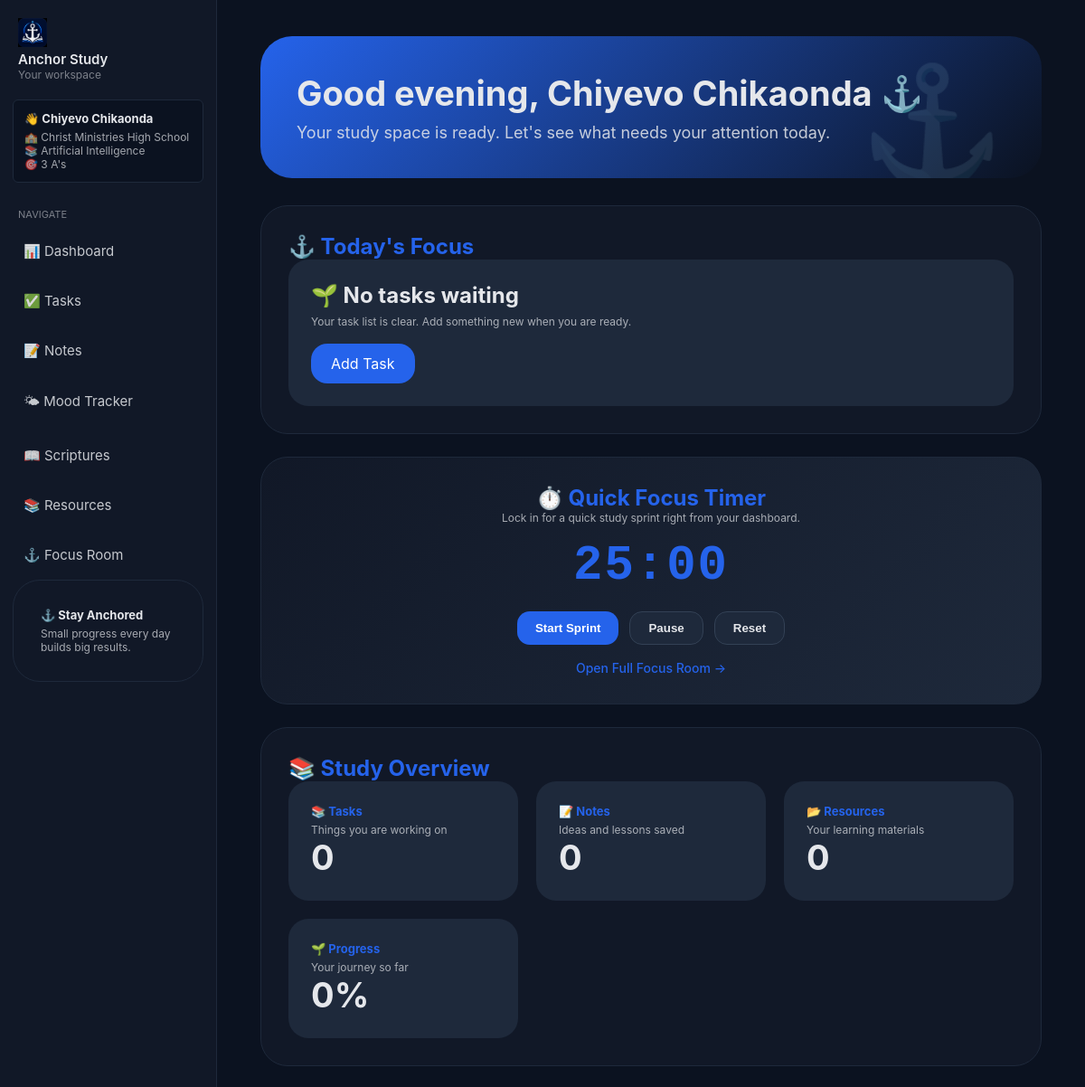
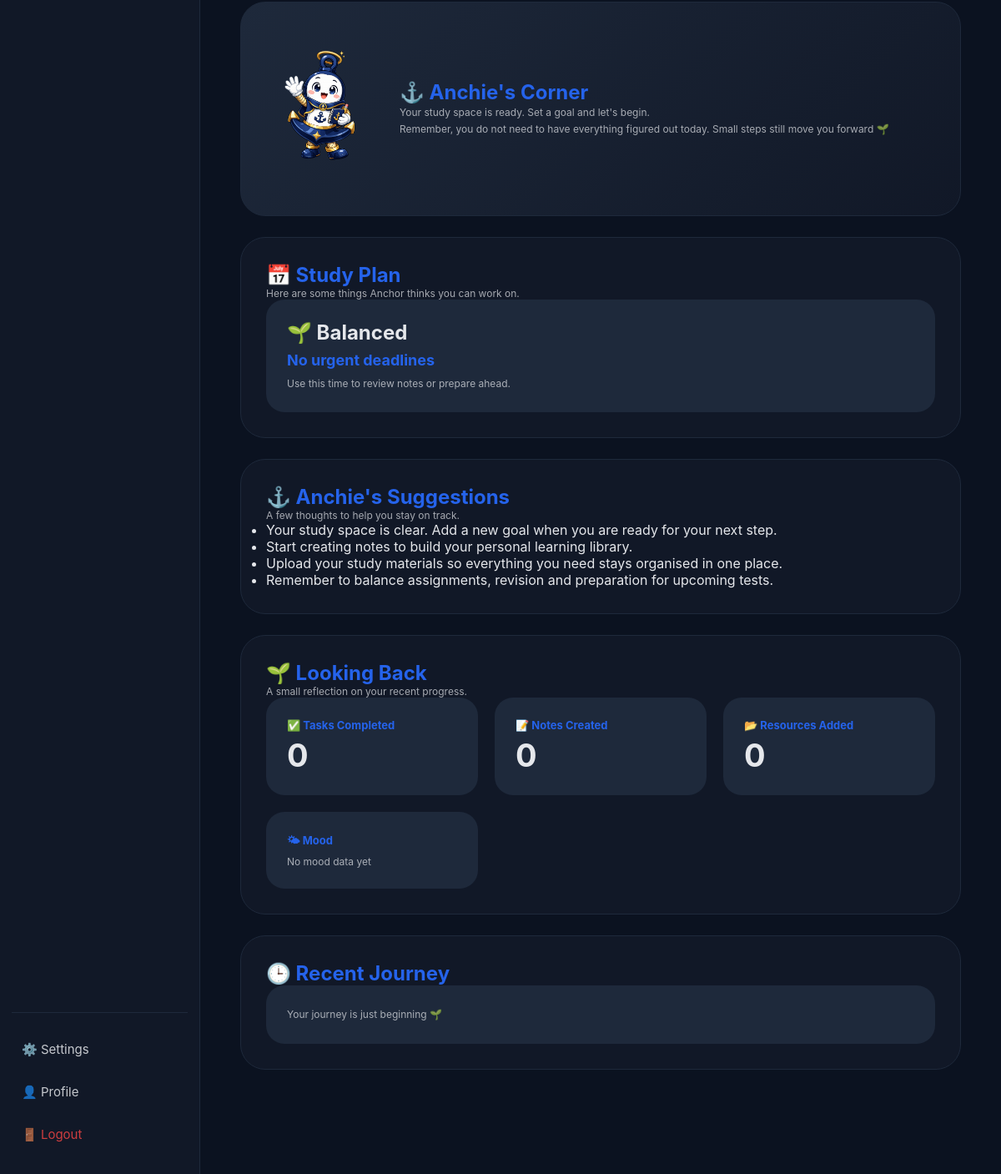
The app's page /dashboard (signed in) with its own data (2 pictures, top to bottom).
### tables this page shows
CREATE TABLE users(

        id INTEGER PRIMARY KEY AUTOINCREMENT,

        full_name TEXT,

        education_level TEXT,

        institution TEXT,

        study_level TEXT,

        subjects TEXT,

        study_goal TEXT,

        academic_target TEXT,

        username TEXT UNIQUE,

        password TEXT,

        birthday TEXT,

        theme TEXT DEFAULT 'light'

    );

### ai_student_assistant/routes/dashboard.py (the view, shortened to what this page needs)
@dashboard.route("/dashboard")
def dashboard_view():
    if "user" not in session:
        return redirect(
            url_for("auth.login")
        )
    username = session["user"]
    conn = get_db()
    user_data = conn.execute(
        """
        SELECT *
        FROM users
        WHERE username=?
        """,
        (username,)
    ).fetchone()
    if not user_data:
        conn.close()
        session.pop("user", None)
        return redirect(url_for("auth.login"))
    tasks = conn.execute(
        """
        SELECT *
        FROM tasks
        WHERE username=?

        ORDER BY due_date ASC

        """,
        (username,)
    ).fetchall()
    completed_tasks = conn.execute(
        """
        SELECT COUNT(*)
        FROM tasks
        WHERE username=?
        AND status='done'
        """,
        (username,)
    ).fetchone()[0]
    active_tasks = [
        task for task in tasks
        if task["status"] != "done"
    ]
    note_count = conn.execute(
        """
        SELECT COUNT(*)
        FROM notes
        WHERE username=?
        """,
        (username,)
    ).fetchone()[0]
    resource_count = conn.execute(
        """
        SELECT COUNT(*)
        FROM resources
        WHERE username=?
        """,
        (username,)
    ).fetchone()[0]
    moods = conn.execute(
        """
        SELECT *
        FROM moods

        WHERE username=?

        ORDER BY created_at DESC

        LIMIT 5

        """,
        (username,)
    ).fetchall()
    conn.close()
    score = 0
    if tasks:
        score += min(
            int((completed_tasks / len(tasks)) * 50),
            50
        )
    if note_count:
        score += 20
    if resource_count:
        score += 20
    if moods:
        score += 10
    full_name = user_data["full_name"] if "full_name" in user_data.keys() else username
    today_date = datetime.now().strftime("%m-%d")
    birth_date = user_data.get("dob") or user_data.get("birth_date") if hasattr(user_data, "get") else None
    is_birthday = False
    if is_birthday:
        greeting = f"Happy Birthday, {full_name}! 🎂🎉"
    else:
        hour = datetime.now().hour
        if hour < 12:
            greeting = (
                f"Good morning, {full_name}"
            )
        elif hour < 18:
            greeting = (
                f"Good afternoon, {full_name}"
            )
        else:
            greeting = (
                f"Good evening, {full_name}"
            )
    next_deadline = None
    if active_tasks:
        next_deadline = active_tasks[0]
    education_level = user_data["education_level"] if "education_level" in user_data.keys() else "General"
    suggestions = generate_study_insights(
        tasks,
        moods,
        note_count,
        resource_count,
        education_level
    )
    study_plan = generate_study_plan(tasks)
    weekly_review = generate_weekly_review(
        tasks,
        moods,
        note_count,
        resource_count
    )
    if is_birthday:
        anchie_message = (
            "Happy Birthday! 🎂 Wishing you a wonderful year filled with growth, "
            "success, and joy. Take some time to celebrate yourself today!"
        )
    elif len(active_tasks) >= 5:
        anchie_message = (
            "You have a busy schedule today. "
            "Choose one important step and begin there."
        )
    elif len(active_tasks) == 0:
        anchie_message = (
            "Your study space is ready. "
            "Set a goal and let's begin."
        )
    elif moods and moods[0]["mood"].lower() in ["tired","stressed"]:
        anchie_message = (
            "Remember to take care of yourself while working toward your goals."
        )
    else:
        anchie_message = (
            "You are building your academic journey one step at a time."
        )
    return render_template(
        "index.html",
        user=username,
        profile=user_data,
        profile_user=user_data,
        tasks=tasks,
        moods=moods,
        suggestions=suggestions,
        study_plan=study_plan,
        weekly_review=weekly_review,
        focus_score=score,
        greeting=greeting,
        note_count=note_count,
        resource_count=resource_count,
        anchie_message=anchie_message,
        next_deadline=next_deadline
    )

### ai_student_assistant/database.py (called while the page is built)
def get_db():
    conn = sqlite3.connect(DB_NAME)
    conn.row_factory = sqlite3.Row
    return conn

### ai_student_assistant/study_planner.py (called while the page is built, shortened)
def generate_study_plan(tasks):
    today = datetime.today().date()
    urgent = []
    upcoming = []
    completed = []
    plan = []
    if not plan:
        plan.append(
            {
                "priority":"🌱 Balanced",
                "title":"No urgent deadlines",
                "message":
                "Use this time to review notes or prepare ahead."
            }
        )
    return plan

### app.py (called while the page is built)
@app.context_processor
def inject_user_profile():
    conn = get_db()
    profile_user = conn.execute(
        "SELECT * FROM users LIMIT 1"
    ).fetchone()
    conn.close()
    return {
        "profile_user": profile_user
    }

### ai_student_assistant/templates/index.html (shortened to what this page needs)
{% extends "base.html" %}
{% block content %}
<div class="dashboard">
<section class="welcome-card">
<h1>
{{ greeting }} ⚓
</h1>
<p>
Your study space is ready.
Let's see what needs your attention today.
</p>
</section>
<section class="study-card">
<h2>
⚓ Today's Focus
</h2>
{% set active_tasks = tasks | selectattr("status","ne","done") | list %}
{% if active_tasks %}
<div class="focus-box">
<h3>
{{ active_tasks[0]["title"] }}
</h3>
{% if active_tasks[0]["due_date"] %}
<p>
📅 Due:
{{ active_tasks[0]["due_date"] }}
</p>
{% endif %}
<p>
Start here. One completed task can change the whole day.
</p>
<a href="/tasks" class="dashboard-btn">
View Tasks
</a>
</div>
{% else %}
<div class="focus-box">
<h3>
🌱 No tasks waiting
</h3>
<p>
Your task list is clear.
Add something new when you are ready.
</p>
<a href="/tasks" class="dashboard-btn">
Add Task
</a>
</div>
{% endif %}
</section>
<section class="study-card timer-widget">
<h2>
⏱️ Quick Focus Timer
</h2>
<p>Lock in for a quick study sprint right from your dashboard.</p>
<div class="timer-display" id="dash-timer">25:00</div>
<div class="timer-controls">
    <button class="timer-btn" onclick="startDashTimer()">Start Sprint</button>
    <button class="timer-btn secondary" onclick="pauseDashTimer()">Pause</button>
    <button class="timer-btn secondary" onclick="resetDashTimer()">Reset</button>
</div>
<div style="margin-top: 15px;">
    <a href="/timer" style="color: var(--accent); text-decoration: none; font-size: 14px; font-weight: 500;">Open Full Focus Room →</a>
</div>
</section>
<section class="study-card">
<h2>
📚 Study Overview
</h2>
<div class="space-grid">
<div class="space-card">
<h3>
📚 Tasks
</h3>
<p>
Things you are working on
</p>
<div class="space-number">
{{ tasks|length }}
</div>
</div>
<div class="space-card">
<h3>
📝 Notes
</h3>
<p>
Ideas and lessons saved
</p>
<div class="space-number">
{{ note_count }}
</div>
</div>
<div class="space-card">
<h3>
📂 Resources
</h3>
<p>
Your learning materials
</p>
<div class="space-number">
{{ resource_count }}
</div>
</div>
<div class="space-card">
<h3>
🌱 Progress
</h3>
<p>
Your journey so far
</p>
<div class="space-number">
{{ focus_score }}%
</div>
</div>
</div>
</section>
<section class="study-card anchie-card">
<img
src="{{ url_for('static', filename='anchie.png') }}"
alt="Anchie"
>
<div>
<h2>
⚓ Anchie's Corner
</h2>
<p class="anchie-message">
{{ anchie_message }}
</p>
<p class="anchie-message">
Remember, you do not need to have everything figured out today.
Small steps still move you forward 🌱
</p>
</div>
</section>
<section class="study-card">
<h2>
📅 Study Plan
</h2>
<p>
Here are some things Anchor thinks you can work on.
</p>
{% for item in study_plan %}
<div class="focus-box">
<h3>
{{ item.priority }}
</h3>
<h4>
{{ item.title }}
</h4>
<p>
{{ item.message }}
</p>
</div>
{% else %}
<div class="focus-box">
<p>
Add tasks with deadlines and Anchor will help organise your study plan.
</p>
</div>
{% endfor %}
</section>
<section class="study-card">
<h2>
⚓ Anchie's Suggestions
</h2>
<p>
A few thoughts to help you stay on track.
</p>
<ul>
{% for item in suggestions %}
<li>
{{ item }}
</li>
{% endfor %}
</ul>
</section>
<section class="study-card">
<h2>
🌱 Looking Back
</h2>
<p>
A small reflection on your recent progress.
</p>
<div class="space-grid">
<div class="space-card">
<h3>
✅ Tasks Completed
</h3>
<div class="space-number">
{{ weekly_review.completed_tasks }}
</div>
</div>
<div class="space-card">
<h3>
📝 Notes Created
</h3>
<div class="space-number">
{{ weekly_review.notes }}
</div>
</div>
<div class="space-card">
<h3>
📂 Resources Added
</h3>
<div class="space-number">
{{ weekly_review.resources }}
</div>
</div>
<div class="space-card">
<h3>
🌤 Mood
</h3>
<p>
{{ weekly_review.mood }}
</p>
</div>
</div>
</section>
<section class="study-card">
<h2>
🕒 Recent Journey
</h2>
{% for activity in activities %}
<div class="focus-box">
<p>
{{ activity.icon }}
{{ activity.text }}
</p>
</div>
{% else %}
<div class="focus-box">
<p>
Your journey is just beginning 🌱
</p>
</div>
{% endfor %}
</section>
</div>
{% endblock %}

### ai_student_assistant/templates/base.html (shortened to what this page needs)
<!DOCTYPE html>
<html>
<head>
</head>
<body>
{% if request.path not in ['/', '/login', '/signup'] %}
    <div class="sidebar main-sidebar">
        <div class="logo">
            <img src="{{ url_for('static', filename='anchor-study-logo.png') }}" alt="Anchor Study Logo" class="logo-image">
            <h2>Anchor Study</h2>
            <p>Your workspace</p>
        </div>
        {% if profile_user %}
            <div class="student-mini-card">
                <h3>👋 {{ profile_user["full_name"] }}</h3>
                <p>🏫 {{ profile_user["institution"] }}</p>
                <p>📚 {{ profile_user["subjects"] }}</p>
                <p>🎯 {{ profile_user["study_goal"] }}</p>
            </div>
        {% endif %}
        <div class="menu-title">NAVIGATE</div>
        <a href="/dashboard">📊 Dashboard</a>
        <a href="/tasks" class="desktop-link">✅ Tasks</a>
        <a href="/notes" class="desktop-link">📝 Notes</a>
        <a href="/mood">🌤 Mood Tracker</a>
        <a href="/scriptures">📖 Scriptures</a>
        <a href="/resources">📚 Resources</a>
        <a href="/timer">⚓ Focus Room</a>
        <div class="study-card">
            <h3>⚓ Stay Anchored</h3>
            <p>Small progress every day builds big results.</p>
        </div>
        <div class="menu-bottom">
            <a href="/settings">⚙️ Settings</a>
            <a href="/profile/edit" class="desktop-link">👤 Profile</a>
           <a href="/logout" class="logout" onclick="resetTheme()">🚪 Logout</a>
        </div>
    </div>
{% endif %}
{% if request.path == "/" %}
    <div class="welcome-main">
{% else %}
    <div class="main">
{% endif %}
{% block content %}
{% endblock %}
</div>
</body>
</html>

### ai_student_assistant/templates/base.html (style rules this page uses)
:root, [data-theme="default"] { --background: #07111f; --sidebar: #111827; --card: #0f172a; --accent: #2563eb; --text: #e5e7eb; --soft: #1e293b; --border: #334155; }
* { box-sizing: border-box; margin: 0; padding: 0; }
:root { --background: #0b1220; --sidebar: #111827; --card: #111827; --accent: #2563eb; --text: #e5e7eb; --soft: #1e293b; --border: #334155; }
body { min-height: 100vh; font-family: -apple-system, BlinkMacSystemFont, "Segoe UI", Helvetica, Arial, sans-serif; background: var(--background); color: var(--text); transition: background 0.4s ease, color 0.4s ease; overflow-x: hidden; }
html { scroll-behavior: smooth; }
.sidebar, .desktop-sidebar, .mobile-sidebar, .main, .welcome-main, .welcome-navbar { position: relative; z-index: 1; }
.sidebar { position: fixed; left: 0; top: 0; bottom: 0; width: 240px; background: var(--sidebar); padding: 20px 14px; display: flex; flex-direction: column; border-right: 1px solid var(--soft); overflow-y: auto; z-index: 1000; transition: transform 0.3s ease; }
.logo { margin-bottom: 20px; padding: 0 6px; }
.logo-image { width: 32px; height: 32px; object-fit: contain; }
.logo h2 { font-size: 15px; font-weight: 600; }
.logo p { font-size: 12px; opacity: 0.5; }
.student-mini-card, .study-card { background: var(--background); border: 1px solid var(--soft); border-radius: 6px; padding: 12px; margin-bottom: 16px; }
.student-mini-card h3, .study-card h3 { font-size: 13px; margin-bottom: 5px; }
.student-mini-card p, .study-card p { font-size: 12px; opacity: 0.7; }
.menu-title { font-size: 11px; opacity: 0.5; margin: 12px 6px 6px; }
.sidebar a { display: flex; align-items: center; gap: 10px; padding: 14px 12px; margin: 4px 0; border-radius: 12px; text-decoration: none; color: var(--text); font-size: 15px; opacity: 0.85; transition: background .2s ease, transform .2s ease; }
.menu-bottom { margin-top: auto; border-top: 1px solid var(--soft); padding-top: 16px; }
.logout { color: #ef4444 !important; }
.main { margin-left: 240px; padding: 40px 48px; min-height: 100vh; max-width: 1100px; }
button { background: var(--accent); color: white; border: none; padding: 8px 14px; border-radius: 6px; cursor: pointer; }

### ai_student_assistant/templates/index.html (style rules this page uses)
.dashboard { max-width:1100px; margin:auto; padding-bottom:60px; }
.welcome-card { background:linear-gradient( 135deg, var(--accent), transparent ); padding:40px; border-radius:35px; margin-bottom:30px; position:relative; overflow:hidden; }
.welcome-card h1 { font-size:38px; margin-bottom:10px; }
.welcome-card p { font-size:18px; opacity:.85; }
.welcome-card::after { content:"⚓"; position:absolute; right:40px; bottom:-20px; font-size:130px; opacity:.15; }
.study-card { background:var(--card); border:1px solid var(--soft); padding:30px; border-radius:30px; margin-bottom:25px; }
.study-card h2 { margin-top:0; color:var(--accent); }
.focus-box { background:var(--soft); padding:25px; border-radius:22px; margin-bottom: 15px; }
.focus-box:last-child { margin-bottom: 0; }
.focus-box h3 { margin-top:0; font-size:24px; }
.focus-box h4 { margin-top: 8px; margin-bottom: 8px; font-size: 18px; color: var(--accent); }
.focus-box p { line-height:1.6; }
.dashboard-btn { display:inline-block; margin-top:15px; padding:12px 22px; background:var(--accent); color:white; text-decoration:none; border-radius:18px; transition:.3s; }
.space-grid { display:grid; grid-template-columns: repeat(auto-fit,minmax(200px,1fr)); gap:20px; }
.space-card { background:var(--soft); padding:25px; border-radius:22px; }
.space-card h3 { color:var(--accent); margin-top:0; }
.space-number { font-size:38px; font-weight:bold; }
.anchie-card { display:flex; align-items:center; gap:30px; background:linear-gradient( 135deg, var(--soft), var(--card) ); }
.anchie-card img { width:130px; animation:float 4s ease-in-out infinite; }
.anchie-message { line-height:1.7; font-size:17px; }
.timer-widget { text-align: center; background: linear-gradient(135deg, var(--card), var(--soft)); }
.timer-display { font-size: 54px; font-weight: bold; color: var(--accent); margin: 15px 0; font-family: monospace; letter-spacing: 2px; }
.timer-controls { display: flex; justify-content: center; gap: 12px; margin-top: 20px; }
.timer-btn { padding: 10px 20px; border-radius: 14px; font-weight: 600; cursor: pointer; border: none; background: var(--accent); color: white; transition: 0.2s; }
.timer-btn.secondary { background: var(--soft); color: var(--text); border: 1px solid var(--border); }

### records on screen
users: full_name "Chiyevo Chikaonda", institution "Christ Ministries High School", subjects "Artificial Intelligence", study_goal "3 A's"

### other values on screen
{{ greeting }} "Good evening, Chiyevo Chikaonda"
{{ tasks|length }} "0"
{{ note_count }} "0"
{{ resource_count }} "0"
{{ focus_score }} "0"
{{ anchie_message }} "Your study space is ready. Set a goal and let's begin."
{{ item.priority }} "🌱 Balanced"
{{ item.title }} "No urgent deadlines"
{{ item.message }} "Use this time to review notes or prepare ahead."
{{ item }} "Your study space is clear. Add a new goal when you are ready for your next step." "Start creating notes to build your personal learning library." "Upload your study materials so everything you need stays organised in one place." "Remember to balance assignments, revision and preparation for upcoming tests."
{{ weekly_review.completed_tasks }} "0"
{{ weekly_review.notes }} "0"
{{ weekly_review.resources }} "0"
{{ weekly_review.mood }} "No mood data yet"
